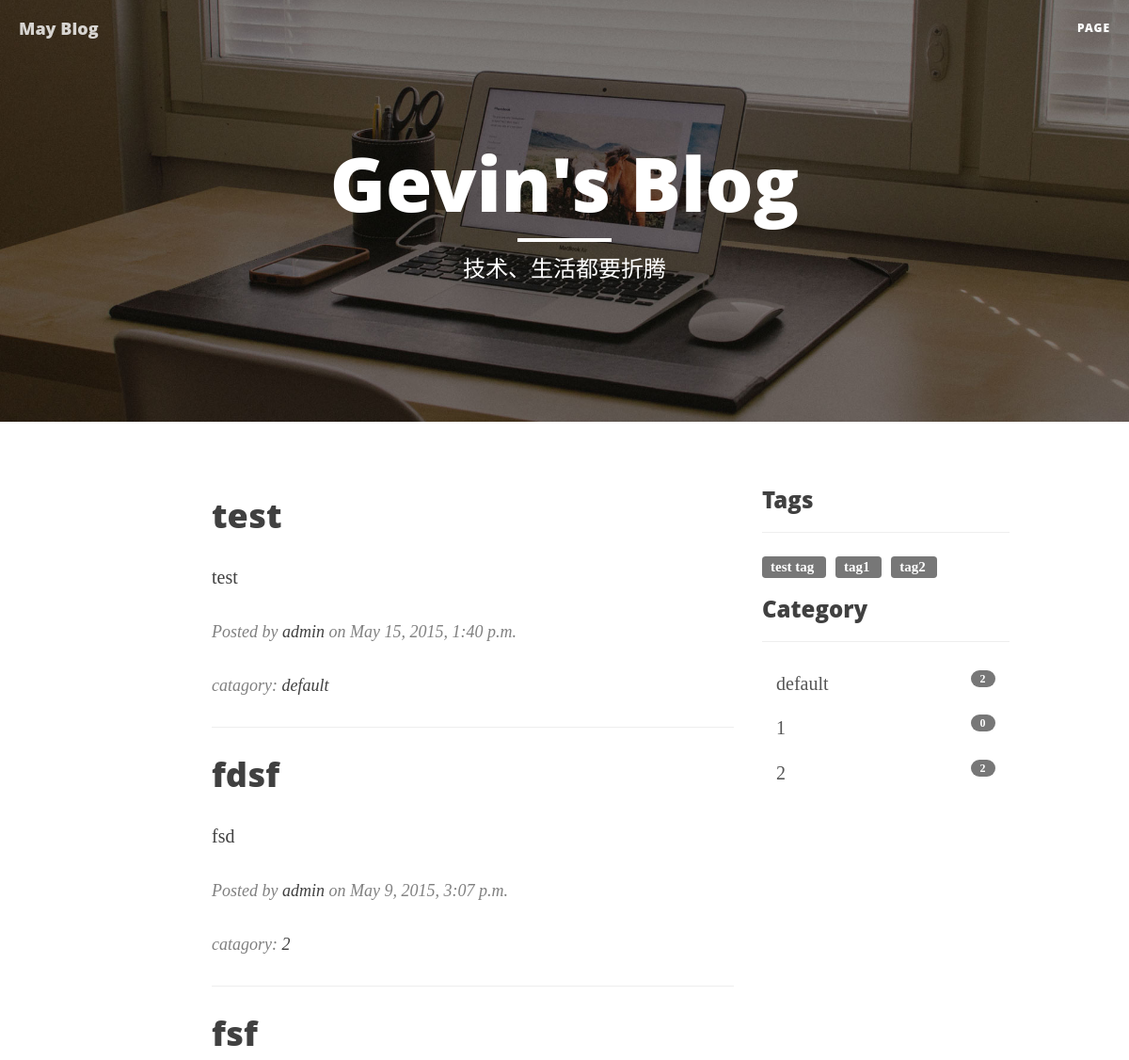
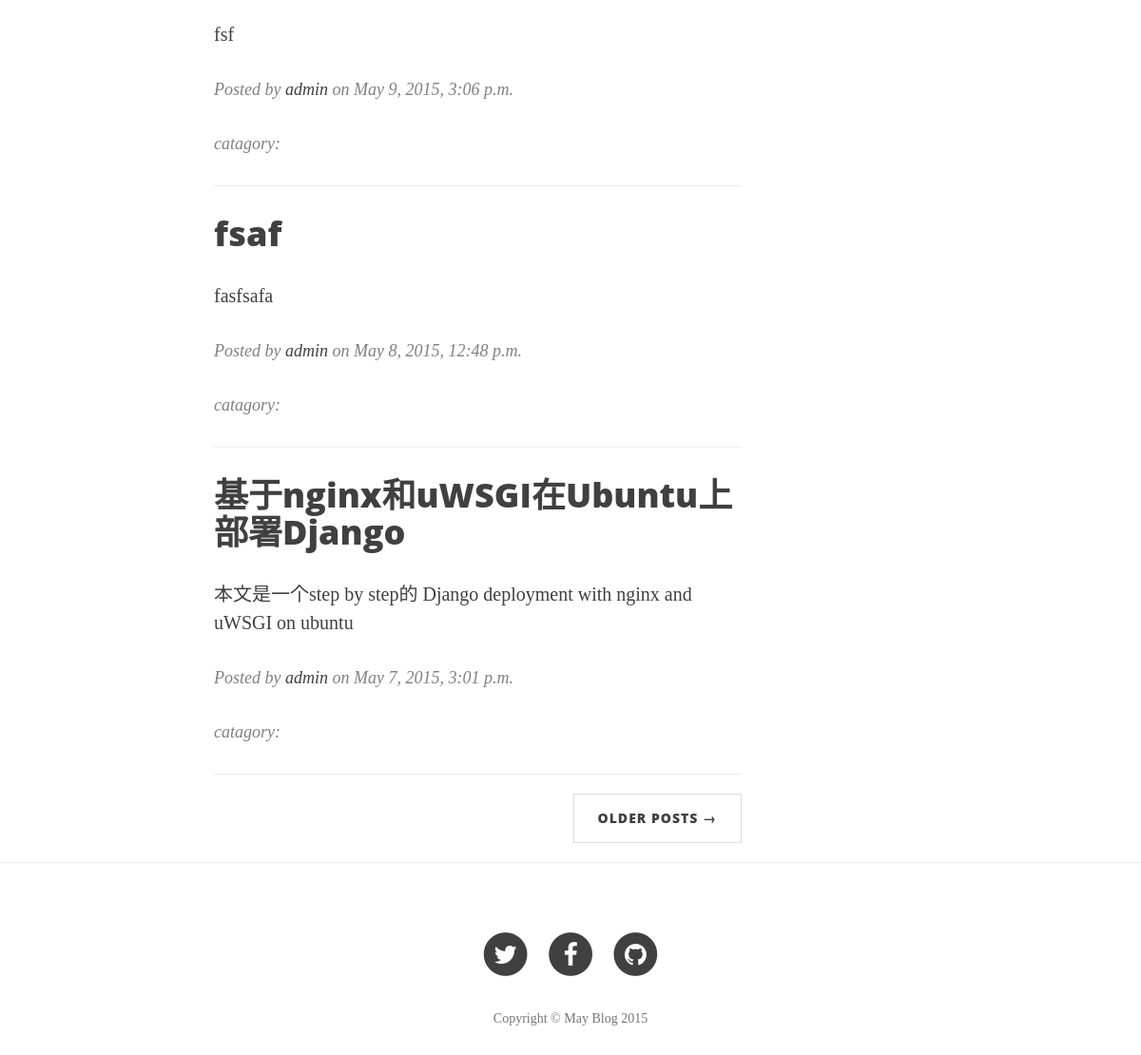
The page / on the database its author committed (2 pictures, top to bottom).
### main/models.py (models this page shows, shortened)
class Page(models.Model):
    title = models.CharField(max_length=256, default='new page')
    slug = models.CharField(max_length=256, default='slug')
    raw = models.TextField()
    pub_time = models.DateTimeField(auto_now_add=True)
    update_time = models.DateTimeField(auto_now=True)
    content_html = models.TextField()
    author = models.ForeignKey(User)
    is_draft = models.BooleanField(default=False)

class Post(models.Model):
    title = models.CharField(max_length=256, default='new blog')
    abstract = models.TextField(null=True, blank=True)
    raw = models.TextField()
    pub_time = models.DateTimeField(auto_now_add=True)
    update_time = models.DateTimeField(auto_now=True)
    content_html = models.TextField()
    author = models.ForeignKey(User)
    tags = models.ManyToManyField('Tag')
    catagory = models.ForeignKey('Catagory', null=True, blank=True)
    is_draft = models.BooleanField(default=False)

class Catagory(models.Model):
    name = models.CharField(max_length=256)

class Tag(models.Model):
    name = models.CharField(max_length=256)

### main/views.py (the view)
# urls.py: url(r'^$', views.Index.as_view(), name='index'),
class Index(View):
    template_name = 'main/index.html'
    def get(self, request):
        data = {}
        tag = request.GET.get('tag')
        catagory = request.GET.get('catagory')
        try:
            tag = int(tag) if tag else 0
            catagory = int(catagory) if catagory else 0
        except:
            raise Http404
        if tag:
            posts = filter_posts_by_tag(tag)
        elif catagory:
            posts = filter_posts_by_catagory(catagory)
        else:
            posts = models.Post.objects.all()
        posts = posts.filter(is_draft=False).order_by('-id')
        post_pages = models.Page.objects.filter(is_draft=False)
        paginator = Paginator(posts, PER_PAGE)
        page = request.GET.get('page')
        try:
            posts = paginator.page(page)
        except PageNotAnInteger:
            posts = paginator.page(1)
        except EmptyPage:
            posts = paginator.page(paginator.num_pages)
        tags = models.Tag.objects.all()
        catagories = models.Catagory.objects.annotate(num_posts=Count('post'))
        data['posts'] = posts
        data['pages'] = post_pages
        data['tags'] = tags
        data['catagories'] = catagories
        data['catagory_id'] = catagory
        data['tag_id'] = tag
        return render(request, self.template_name, data)

### templates/main/index.html (shortened to what this page needs)
{% extends 'base.html' %}
{% load static %}
{% block header %}
<header class="intro-header" style="background-image: url('{% static 'img/home-bg.jpg' %} ')">
        <div class="container">
            <div class="row">
                <div class="col-lg-8 col-lg-offset-2 col-md-10 col-md-offset-1">
                    <div class="site-heading">
                        <h1>Gevin's Blog</h1>
                        <hr class="small">
                        <span class="subheading">技术、生活都要折腾</span>
                    </div>
                </div>
            </div>
        </div>
    </header>
{% endblock %}
{% block main %}
<div class="container">
    <div class="row">
        <div class="col-lg-6 col-lg-offset-2 col-md-8 col-md-offset-1">
            {% for post in posts %}
            <div class="post-preview">
                <a href="{% url 'main:post' post.id %}">
                    <h2 class="post-title">
                        {{post.title}}
                    </h2>
                </a>
                <p class="post-subtitle">
                    {{post.abstract}}
                </p>
                <p class="post-meta">Posted by <a href="#">{{ post.author.username }}</a> on {{post.pub_time}}</p>
                <p class="post-meta">catagory: <a href="#">{{ post.catagory.name }}</a></p>
            </div>
            <hr>
            {% empty %}
                <p class="post-subtitle">
                    No articles found here
                </p>
            {% endfor %}
            <ul class="pager">
                {% if posts.has_next %}
                <li class="next">
                    <a href="?page={{ posts.next_page_number }}">Older Posts &rarr;</a>
                </li>
                {% endif %}
            </ul>
        </div>
        <div class="col-lg-3 col-md-2">
            <h3>Tags</h3><hr/>
            {% for tag in tags %}
                <a href="?tag={{tag.id}}" class="post-tag">
                    {% if tag.id == tag_id %}
                    <span class="label label-primary">
                        {{ tag.name }}
                        <small><span class="glyphicon glyphicon-remove small rm-filter" aria-hidden="true"></span></small>
                    </span>
                    {% else %}
                    <span class="label label-default">
                        {{ tag.name }}
                    </span>
                    {% endif %}
                </a>
            {% endfor %}
            <h3>Category</h3><hr/>
            <div class="list-group">
                {% for catagory in catagories %}
                    {% if catagory_id == catagory.id %}
                        <a href="?catagory={{catagory.id}}" class="list-group-item catagory-list active">{{ catagory.name }}
                        <small><span class="glyphicon glyphicon-remove small rm-filter" aria-hidden="true"></span></small>
                        <span class="badge">&nbsp;{{catagory.num_posts}}&nbsp;</span></a>
                    {% else %}
                        <a href="?catagory={{catagory.id}}" class="list-group-item catagory-list ">{{ catagory.name }}
                        <span class="badge">&nbsp;{{catagory.num_posts}}&nbsp;</span></a>
                    {% endif %}
                {% endfor %}
            </div>
        </div>
    </div>
</div>
<hr>
{% endblock %}

### templates/base.html (shortened to what this page needs)
<!DOCTYPE html>
<html lang="en">
<head>
    {% load static %}
     <link href="{% static 'css/bootstrap.min.css' %} " rel="stylesheet">
     <link href="{% static 'css/font-awesome.min.css' %} " rel="stylesheet">
    <link href="{% static 'css/clean-blog.min.css' %} " rel="stylesheet">
    <link href="{% static 'css/mayblog.css' %} " rel="stylesheet">
    <link rel="stylesheet" href="//cdnjs.cloudflare.com/ajax/libs/highlight.js/8.5/styles/default.min.css">
</head>
<body>
    <nav class="navbar navbar-default navbar-custom navbar-fixed-top">
        <div class="container-fluid">
            <div class="navbar-header page-scroll">
                <a class="navbar-brand" href="{% url 'main:index' %}">May Blog</a>
            </div>
            <div class="collapse navbar-collapse" id="bs-example-navbar-collapse-1">
                <ul class="nav navbar-nav navbar-right">
                    {% for page in pages %}
                    <li>
                        <a href="{% url 'main:page' page.id %}">{{ page.slug }}</a>
                    </li>
                    {% endfor %}
                </ul>
            </div>
        </div>
    </nav>
    {%block header %}{% endblock %}
    {%block main %}{% endblock %}
    <footer>
        <div class="container">
            <div class="row">
                <div class="col-lg-8 col-lg-offset-2 col-md-10 col-md-offset-1">
                    <ul class="list-inline text-center">
                        <li>
                            <a href="#">
                                <span class="fa-stack fa-lg">
                                    <i class="fa fa-circle fa-stack-2x"></i>
                                    <i class="fa fa-twitter fa-stack-1x fa-inverse"></i>
                                </span>
                            </a>
                        </li>
                        <li>
                            <a href="#">
                                <span class="fa-stack fa-lg">
                                    <i class="fa fa-circle fa-stack-2x"></i>
                                    <i class="fa fa-facebook fa-stack-1x fa-inverse"></i>
                                </span>
                            </a>
                        </li>
                        <li>
                            <a href="#">
                                <span class="fa-stack fa-lg">
                                    <i class="fa fa-circle fa-stack-2x"></i>
                                    <i class="fa fa-github fa-stack-1x fa-inverse"></i>
                                </span>
                            </a>
                        </li>
                    </ul>
                    <p class="copyright text-muted">Copyright &copy; May Blog 2015</p>
                </div>
            </div>
        </div>
    </footer>
</body>
</html>

### static/css/mayblog.css (style rules this page uses)
.catagory-list { border: 0px; }

### rows shown on the page
Page: slug "PAGE"
Post: title "test", abstract "test", author.username "admin", pub_time "May 15, 2015, 1:40 p.m.", catagory.name "default"
Post: title "fdsf", abstract "fsd", author.username "admin", pub_time "May 9, 2015, 3:07 p.m.", catagory.name "2"
Post: title "fsf", abstract "fsf", author.username "admin", pub_time "May 9, 2015, 3:06 p.m."
Post: title "fsaf", abstract "fasfsafa", author.username "admin", pub_time "May 8, 2015, 12:48 p.m."
Post: title "基于nginx和uWSGI在Ubuntu上部署Django", abstract "本文是一个step by step的 Django deployment with nginx and uWSGI on ubuntu", author.username "admin", pub_time "May 7, 2015, 3:01 p.m."
Tag: name "test tag"
Tag: name "tag1"
Tag: name "tag2"
Catagory: name "default", num_posts "2"
Catagory: name "1", num_posts "0"
Catagory: name "2", num_posts "2"
